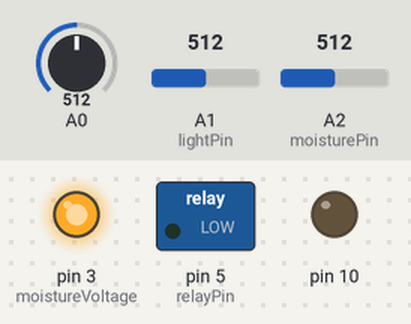
A sketch run on a simulated Arduino Uno, built with avr-gcc and run on an emulated ATmega328P. Parts: switched loads named in the sketch (green lamp = pin HIGH), output pins drawn as LEDs (lit = HIGH). Inputs (shaded band) come from the test bench; at power-on: A0 = 512, A1 (lightPin) = 512, A2 (moisturePin) = 512. Storage starts empty.

Above: at 0.5 s.
At 3.5 s:
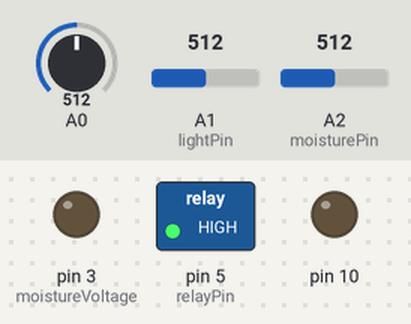
At 11.0 s:
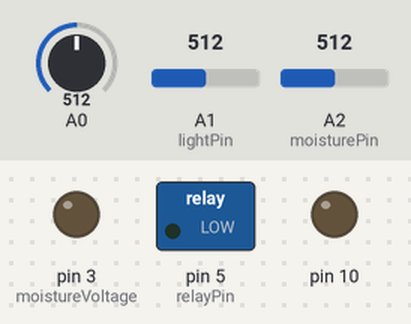
Timing chart, 0 to 20.9 s (numbered marks = the images above):
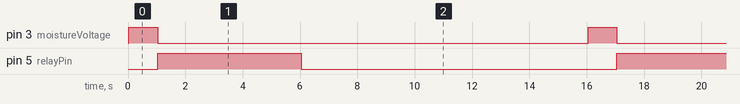

The sketch:

garden.ino
```cpp
/*

Auto-plant-water-tron-o-matic

Every 30 minutes
Read the date and time
Read temperature from sensor
Read light from sensor
Read moisture from sensor
 if dry
  Activate relay to pump water to plant
Log date,time,temp,light,moisture,water to sd card in csv

*/

#include <SD.h>   // read/write to SD card
#include <Time.h> // keep track of time

const int relayPin        = 5; // this pin will drive transistor->relay->pump
const int tempPin         = 0; // analog read temp
const int lightPin        = 1; // analog read light
const int moisturePin     = 2; // analog read moisture
const int moistureVoltage = 3; // sent voltage to soil
const int chipSelect      = 4;

const int readTime  = 10000; // time between sensor read
const int waterTime = 5000;// time to run pump

int lightLevel, moistureLevel;
float voltage, degreesC, degreesF;

int cardReady = 0;
File dataFile;

void setup()
{
  //Serial.begin(9600);
  /************************************************

  THIS IS REALLY IMPORTANT!!! DON'T FORGET

  /************************************************/

  // setTime(hr,min,sec,day,month,yr); // set the time
  setTime(18,16,0,12,3,13);

  /************************************************

  SERIOUSLY ... SET THE TIME

  /***********************************************/

  pinMode(relayPin, OUTPUT); // relayPin is output
  pinMode(moistureVoltage, OUTPUT); // this is an output pin

  /*DEBUG some SD card stuff
  Serial.print("Initializing SD card ...");
  */
  // default chip select pin
  pinMode(10, OUTPUT);
  if (!SD.begin(chipSelect)){
    /*DEBUG card was not ready
    Serial.println("Card failed or not present");
    Serial.println("Data will not be logged");
    */
  }
  else {
    /*DEBUG card works
    Serial.println("Card initialized");
    */
    cardReady = 1;
    dataFile = SD.open("log.csv", FILE_WRITE);

    // Print a header row for the CSV
    if(dataFile){
      dataFile.print("Date/Time");
      dataFile.print(",");
      dataFile.print("Celsius");
      dataFile.print(",");
      dataFile.print("Fahrenheit");
      dataFile.print(",");
      dataFile.print("Light level");
      dataFile.print(",");
      dataFile.println("Moisture level");
      dataFile.close();
    }
  }

}

void loop()
{
  // get date and time
  time_t t = now(); // get the current time, put it in t

  /*DEBUG print the date and time
  Serial.print(year(t));
  Serial.print("-");
  Serial.print(month(t));
  Serial.print("-");
  Serial.print(day(t));
  Serial.print(" ");
  Serial.print(hour(t));
  Serial.print(":");
  Serial.print(minute(t));
  Serial.print(":");
  Serial.println(second(t));
  */

  // read Temp

  voltage = getVoltage(tempPin);
  degreesC = (voltage - 0.5) * 100;
  degreesF = degreesC * (9.0/5.0) +32;

  /*DEBUG print temp to serial
  Serial.print(" C: ");
  Serial.print(degreesC);
  Serial.print(" F: ");
  Serial.println(degreesF);
  */

  // read Light
  //lightLevel = analogRead(lightPin);
  // this is returning 0 for high light and 1023 for low light
  // maybe reverse it like this?
  lightLevel = 1023 - analogRead(lightPin);

  /*DEBUG print light to serial
  Serial.print(" Light: ");
  Serial.println(lightLevel);
  */

  // read Moisture
  digitalWrite(moistureVoltage, HIGH); // start the sensor
  delay(1000); // wait a sec
  moistureLevel = analogRead(moisturePin); // read the value
  digitalWrite(moistureVoltage, LOW); // stop the sensor

  /*DEBUG print moisture to serial
  Serial.print(" Moisture: ");
  Serial.println(moistureLevel);
  */

  if(moistureLevel < 707){ // if the moisture is low, start the pump
    //
    // this value (707) is from
    // http://www.instructables.com/id/Garduino-Gardening-Arduino/step7/Test-and-Calibrate-Your-Sensors/
    //
    waterPlants();
    //digitalWrite(relayPin, HIGH); // turn on the pump
    //delay(waterTime); // run the pump
    //digitalWrite (relayPin, LOW); // turn off the pump
  }
  // log data

  // is the card ready?
  if (cardReady == 1){
    /*DEBUG card is ready
    Serial.println("Opening card");
    */

    dataFile = SD.open("log.csv", FILE_WRITE);

    if (dataFile) {
      /*DEBUG opening log file
      Serial.println("\nOpening log.csv");
      */
      dataFile.print(year(t));
      dataFile.print("-");
      dataFile.print(month(t));
      dataFile.print("-");
      dataFile.print(day(t));
      dataFile.print(" ");
      dataFile.print(hour(t));
      dataFile.print(":");
      dataFile.print(minute(t));
      dataFile.print(":");
      dataFile.print(second(t));
      dataFile.print(",");
      dataFile.print(degreesC);
      dataFile.print(",");
      dataFile.print(degreesF);
      dataFile.print(",");
      dataFile.print(lightLevel);
      dataFile.print(",");
      dataFile.print(moistureLevel);
      dataFile.println("");
      dataFile.close();
      /*DEBUG Data was written
      Serial.println("Data logged");
      */
    }
  else {
    /*DEBUG could not open log
    Serial.println("error opening log.csv");
    */
    }
  }
  else {
    /*DEBUG Card was not ready
    Serial.println("Card not available");
    */
  }

  // wait until next read time
  delay(readTime);
}

float getVoltage(int pin)
{
  return (analogRead(pin) * 0.004882814); // turn the 0-1023 into a 0-5 actual voltage
}
void waterPlants()
{
  digitalWrite(relayPin, HIGH); // turn on the pump
  delay(waterTime); // run the pump
  digitalWrite (relayPin, LOW); // turn off the pump
}
```

Measured:
- by itself, pin 3 (moistureVoltage): alternates HIGH for 1.0 s and LOW for 15.0 s
- by itself, pin 5 (relayPin): alternates HIGH for 5.0 s and LOW for 11.0 s
- by itself, everything shown: repeats every 16.0 s, in 3 steps
